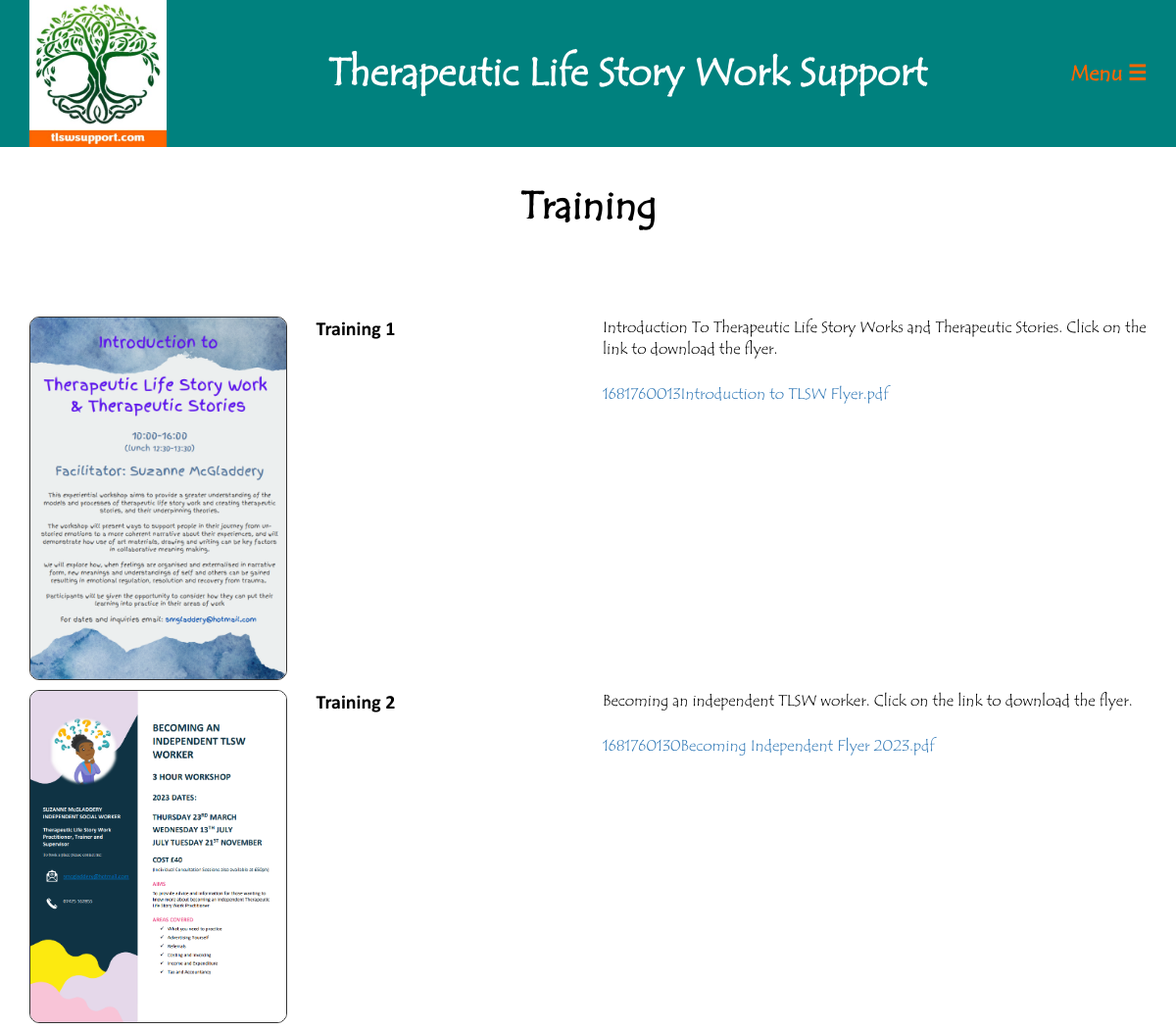
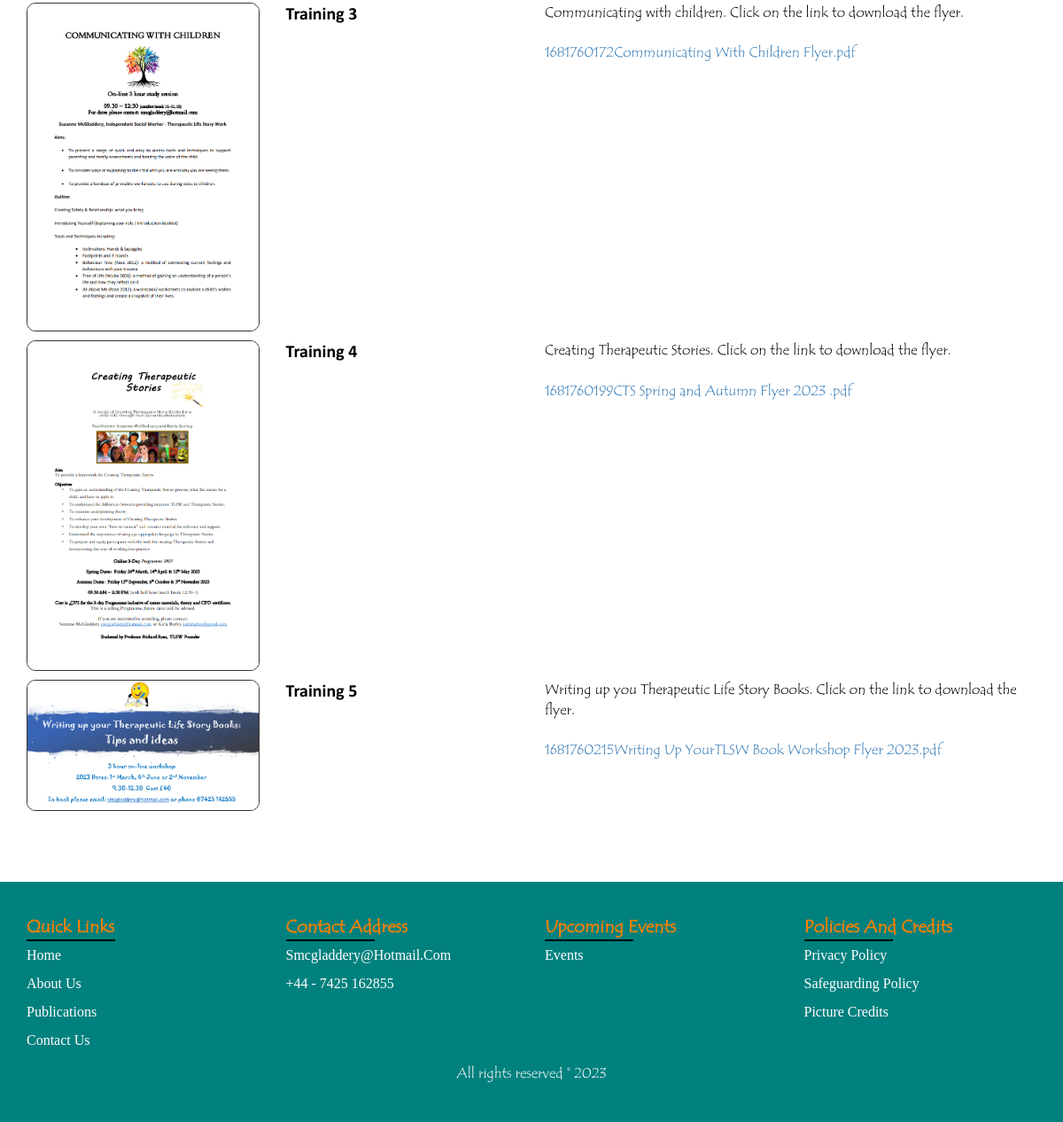
Screenshot of /training.php with the database file from the repository (2 pictures, top to bottom).
### tables this page shows
CREATE TABLE IF NOT EXISTS `services` (
  `id` int(11) NOT NULL,
  `name` varchar(250) DEFAULT NULL,
  `image` varchar(250) DEFAULT NULL,
  `description` text,
  `file` varchar(255) DEFAULT NULL
);

### training.php (the view, shortened to what this page needs)
<?php
include("includes/header.php");
?>
<section class="banner">
    <div class="container">
        <div class="row">
            <div class="col-md-12">
                <h2>Training</h2>
            </div>
        </div>
    </div>
</section>
<section id="services_sec" class="sec_space">
    <div class="container">
        <?php
        $sql = " SELECT * FROM services";
        $result = $conn->query($sql);
        if ($result->num_rows > 0) {
            while ($service = $result->fetch_assoc()) {
        ?>
                <div class="row services_list">
                    <div class="col-md-3">
                        <div class="services_image">
                            <img src="./uploads/services/<?php echo $service['image']; ?>" style=" border: 1.5px solid #333; border-radius:10px;" />
                        </div>
                    </div>
                    <div class="col-md-3">
                        <div class="services_name" style="font-family:'CalibriBold'; font-size:20px;">
                            <?php echo $service['name']; ?>
                        </div>
                    </div>
                    <div class="col-md-6">
                        <div class="services_desc">
                            <?php echo $service['description']; ?><br><br>
                            <a href="./uploads/services/<?php echo $service['file']; ?>" download>
                                <?php echo $service['file']; ?>
                            </a>
                        </div>
                    </div>
                </div>
        <?php
            }
        }
        ?>
    </div>
</section>
<?php
include("includes/footer.php");
?>

### includes/header.php (shortened to what this page needs)
<!DOCTYPE html>
<html>
<head>
    <link rel="stylesheet" href="https://maxcdn.bootstrapcdn.com/bootstrap/3.4.1/css/bootstrap.min.css">
    <link rel="stylesheet" href="./main_style.css" />
    <link rel="stylesheet" href="./assets/style-tool.css" />
    <link rel="stylesheet" href="https://cdnjs.cloudflare.com/ajax/libs/font-awesome/5.15.4/css/all.min.css" />
</head>
<body>
    <section class="header">
        <header>
            <div id="brand">
                <div class="container">
                    <div class="brand_name" style="color:white;">Therapeutic Life Story Work Support</div>
                    <a href="./home.php"><img class="img-logo" src="./images/logo1.jpg" alt="tlswsupport logo" width="100px" height="auto"></a>
                    <label for="menuToggle" class="menu-icon">Menu &#9776;</label>
                </div>
            </div>
        </header>
    </section>
</body>
</html>

### includes/footer.php (shortened to what this page needs)
<footer class="footer">
    <div class="container">
        <div class="row">
            <div class="col-md-3">
                <h4>Quick Links</h4>
                <ul>
                    <li><a href="./home.php">Home</a></li>
                    <li><a href="./about_us.php">About Us</a></li>
                    <li><a href="./publications.php">Publications</a></li>
                    <li><a href="./contact_us.php">Contact Us</a></li>
                </ul>
            </div>
            <div class="col-md-3">
                <h4>Contact Address</h4>
                <ul>
                    <li><a href="mailto:smcgladdery@hotmail.com">smcgladdery@hotmail.com</a></li>
                    <li><a href="tel:+44 7425162855">+44 - 7425&nbsp;162855</a></li>
                </ul>
            </div>
            <div class="col-md-3">
                <h4>Upcoming Events</h4>
                <ul>
                    <li><a href="./training.php">Events</a></li>
                </ul>
            </div>
            <div class="col-md-3">
                <h4>Policies And Credits</h4>
                <ul>
                    <li><a href="./TLSWS_PRIVACYPOLICY.pdf">Privacy Policy</a></li>
                    <li><a href="./TLSWS_SAFEGUARDING_POLICY.pdf">Safeguarding Policy</a></li>
                    <li><a href="./TLSWS_Image_Credits.pdf">Picture Credits</a></li>
                </ul>
            </div>
        </div>
    </div>
    <p align="center" style="color:white;"> All rights reserved &copy; 2023</p>
</footer>
</body>
</html>

### main_style.css (style rules this page uses)
.banner h2 { font-family: "Tempus Sans ITC"; text-align: center; font-weight: 700; font-size: 250%; margin-bottom: 40px; }
* { padding: 0; margin: 0; box-sizing: border-box; }
body { font-family: "Tempus Sans ITC"; color: black; font-size: 16px; }
p { font-size: 16px; line-height: 30px; }
h2 { font-family: "Tempus Sans ITC"; font-weight: 700; }
header { width: 100%; height: 100px; margin: auto; font-family: "Tempus Sans ITC"; }
.img-logo { float: left; margin-top: -100px; height: 150px; width: 140px; }
#brand { text-align: center; width: auto; height: 150%; line-height: 50px; background-color: #00817e; font-size: 150%; font-weight: bolder; margin-top: 0px; font-family: "Tempus Sans ITC"; }
.brand_name { margin-top: 50px; }
@media (min-width: 768px) { .brand_name { font-size: 29px; margin-left: 50px; } }
@media (min-width: 1024px) { .brand_name { font-size: 40px; margin-left: 80px; } }
.menu-icon { color: #ff6600; cursor: pointer; float: right; margin-top: -50px; }
@media (min-width: 768px) { .menu-icon { font-size: 20px; } }
@media (min-width: 1024px) { .menu-icon { font-size: 21.5px; } }
.sec_space { padding: 50px 0px; }
.services_image img, .newsfeed_image img { width: 100%; border-radius: 12px; }
.services_list, .newsfeed_list { margin-bottom: 10px; }
.footer { width: 100%; height: auto; margin-top: 20px; padding: 30px 0px; background-color: #00817e; }
ul { font-family: "Calibri"; list-style: none; }
.footer h4 { font-size: 20px; color: #ff8000; text-transform: capitalize; margin-bottom: 10px; position: relative; font-family: "Tempus Sans ITC"; font-weight: 700; }
.footer h4::before { content: ""; position: absolute; left: 0; bottom: -5px; background-color: black; height: 2px; box-sizing: border-box; width: 100px; }
.footer ul li:not(:last-child) { margin-bottom: 9px; }
.footer ul li a { font-size: 16px; text-transform: capitalize; color: white; text-decoration: none; font-weight: 300; display: block; transition: all 0.4s ease; }
::placeholder { color: #fff; font-family: Arial; }

### assets/style-tool.css (style rules this page uses)
body { position: relative; }

### rows the page displays
services: image (picture), name "Training 1", description "Introduction To Therapeutic Life Story Works and Therapeutic Stories. Click on the link to download the flyer.", file "1681760013Introduction to TLSW Flyer.pdf"
services: image (picture), name "Training 2", description "Becoming an independent TLSW worker. Click on the link to download the flyer.", file "1681760130Becoming Independent Flyer 2023.pdf"
services: image (picture), name "Training 3", description "Communicating with children. Click on the link to download the flyer.", file "1681760172Communicating With Children Flyer.pdf"
services: image (picture), name "Training 4", description "Creating Therapeutic Stories. Click on the link to download the flyer.", file "1681760199CTS Spring and Autumn Flyer 2023 .pdf"
services: image (picture), name "Training 5", description "Writing up you Therapeutic Life Story Books. Click on the link to download the flyer.", file "1681760215Writing Up YourTLSW Book Workshop Flyer 2023.pdf"
